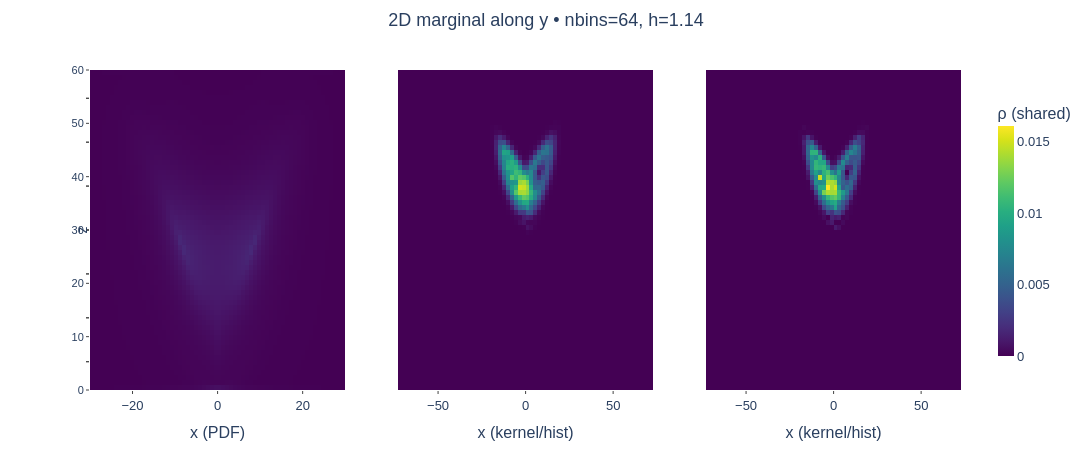

The cell this chart's notebook holds for it:
### Code cell
plt = plot_marginal_compare(sol_basic, base_params; nbins=64, axis=:y)
display(plt)

### Figure 1 — Plotly figure (JSON) as saved in the notebook; plotly's stock layout.template omitted (floating-point values rounded to 4 significant figures; data arrays with more than 128 entries replaced by an {"elided": "..."} marker saying what was removed)
{"data": [{"colorbar": {"len": 0.85, "thickness": 16, "title": "ρ (shared)", "x": 1.02}, "colorscale": "Viridis", "name": "PDF", "showscale": true, "transpose": true, "type": "heatmap", "x": [-29.53, -28.59, -27.66, -26.72, -25.78, -24.84, -23.91, -22.97, -22.03, -21.09, -20.16, -19.22, -18.28, -17.34, -16.41, -15.47, -14.53, -13.59, -12.66, -11.72, -10.78, -9.844, -8.906, -7.969, -7.031, -6.094, -5.156, -4.219, -3.281, -2.344, -1.406, -0.4688, 0.4688, 1.406, 2.344, 3.281, 4.219, 5.156, 6.094, 7.031, 7.969, 8.906, 9.844, 10.78, 11.72, 12.66, 13.59, 14.53, 15.47, 16.41, 17.34, 18.28, 19.22, 20.16, 21.09, 22.03, 22.97, 23.91, 24.84, 25.78, 26.72, 27.66, 28.59, 29.53], "y": [0.4688, 1.406, 2.344, 3.281, 4.219, 5.156, 6.094, 7.031, 7.969, 8.906, 9.844, 10.78, 11.72, 12.66, 13.59, 14.53, 15.47, 16.41, 17.34, 18.28, 19.22, 20.16, 21.09, 22.03, 22.97, 23.91, 24.84, 25.78, 26.72, 27.66, 28.59, 29.53, 30.47, 31.41, 32.34, 33.28, 34.22, 35.16, 36.09, 37.03, 37.97, 38.91, 39.84, 40.78, 41.72, 42.66, 43.59, 44.53, 45.47, 46.41, 47.34, 48.28, 49.22, 50.16, 51.09, 52.03, 52.97, 53.91, 54.84, 55.78, 56.72, 57.66, 58.59, 59.53], "z": {"elided": "64x64 float values"}, "zauto": false, "zmax": 0.0161, "zmin": 0}, {"colorscale": "Viridis", "name": "Kernel", "showscale": false, "transpose": true, "type": "heatmap", "x": [-71.75, -69.47, -67.2, -64.92, -62.64, -60.36, -58.08, -55.81, -53.53, -51.25, -48.97, -46.7, -44.42, -42.14, -39.86, -37.58, -35.31, -33.03, -30.75, -28.47, -26.19, -23.92, -21.64, -19.36, -17.08, -14.81, -12.53, -10.25, -7.972, -5.695, -3.417, -1.139, 1.139, 3.417, 5.695, 7.972, 10.25, 12.53, 14.81, 17.08, 19.36, 21.64, 23.92, 26.19, 28.47, 30.75, 33.03, 35.31, 37.58, 39.86, 42.14, 44.42, 46.7, 48.97, 51.25, 53.53, 55.81, 58.08, 60.36, 62.64, 64.92, 67.2, 69.47, 71.75], "xaxis": "x2", "y": [-71.75, -69.47, -67.2, -64.92, -62.64, -60.36, -58.08, -55.81, -53.53, -51.25, -48.97, -46.7, -44.42, -42.14, -39.86, -37.58, -35.31, -33.03, -30.75, -28.47, -26.19, -23.92, -21.64, -19.36, -17.08, -14.81, -12.53, -10.25, -7.972, -5.695, -3.417, -1.139, 1.139, 3.417, 5.695, 7.972, 10.25, 12.53, 14.81, 17.08, 19.36, 21.64, 23.92, 26.19, 28.47, 30.75, 33.03, 35.31, 37.58, 39.86, 42.14, 44.42, 46.7, 48.97, 51.25, 53.53, 55.81, 58.08, 60.36, 62.64, 64.92, 67.2, 69.47, 71.75], "yaxis": "y2", "z": {"elided": "64x64 float values"}, "zauto": false, "zmax": 0.0161, "zmin": 0}, {"colorscale": "Viridis", "name": "Histogram", "showscale": false, "transpose": true, "type": "heatmap", "x": [-71.75, -69.47, -67.2, -64.92, -62.64, -60.36, -58.08, -55.81, -53.53, -51.25, -48.97, -46.7, -44.42, -42.14, -39.86, -37.58, -35.31, -33.03, -30.75, -28.47, -26.19, -23.92, -21.64, -19.36, -17.08, -14.81, -12.53, -10.25, -7.972, -5.695, -3.417, -1.139, 1.139, 3.417, 5.695, 7.972, 10.25, 12.53, 14.81, 17.08, 19.36, 21.64, 23.92, 26.19, 28.47, 30.75, 33.03, 35.31, 37.58, 39.86, 42.14, 44.42, 46.7, 48.97, 51.25, 53.53, 55.81, 58.08, 60.36, 62.64, 64.92, 67.2, 69.47, 71.75], "xaxis": "x3", "y": [-71.75, -69.47, -67.2, -64.92, -62.64, -60.36, -58.08, -55.81, -53.53, -51.25, -48.97, -46.7, -44.42, -42.14, -39.86, -37.58, -35.31, -33.03, -30.75, -28.47, -26.19, -23.92, -21.64, -19.36, -17.08, -14.81, -12.53, -10.25, -7.972, -5.695, -3.417, -1.139, 1.139, 3.417, 5.695, 7.972, 10.25, 12.53, 14.81, 17.08, 19.36, 21.64, 23.92, 26.19, 28.47, 30.75, 33.03, 35.31, 37.58, 39.86, 42.14, 44.42, 46.7, 48.97, 51.25, 53.53, 55.81, 58.08, 60.36, 62.64, 64.92, 67.2, 69.47, 71.75], "yaxis": "y3", "z": {"elided": "64x64 float values"}, "zauto": false, "zmax": 0.0161, "zmin": 0}], "layout": {"annotations": [{"font": {"size": 14}, "showarrow": false, "text": "z", "textangle": -90, "x": -0.02, "xref": "paper", "y": 0.5, "yref": "paper"}], "font": {"family": "Helvetica", "size": 13}, "height": 460, "margin": {"b": 70, "l": 90, "r": 110, "t": 70}, "paper_bgcolor": "rgba(0,0,0,0)", "plot_bgcolor": "rgba(0,0,0,0)", "showlegend": false, "title": {"font": {"size": 18}, "text": "2D marginal along y • nbins=64, h=1.14", "x": 0.5, "xanchor": "center", "y": 0.97}, "width": 1400, "xaxis": {"domain": [0, 0.29], "showgrid": false, "ticklen": 3, "ticks": "outside", "title": "x (PDF)", "zeroline": false}, "xaxis2": {"domain": [0.35, 0.64], "showgrid": false, "ticklen": 3, "ticks": "outside", "title": "x (kernel/hist)", "zeroline": false}, "xaxis3": {"domain": [0.7, 0.99], "showgrid": false, "ticklen": 3, "ticks": "outside", "title": "x (kernel/hist)", "zeroline": false}, "yaxis": {"domain": [0, 1], "showgrid": false, "tickfont": {"size": 11}, "ticklen": 3, "ticks": "outside", "zeroline": false}, "yaxis2": {"domain": [0, 1], "showgrid": false, "showticklabels": false, "ticklen": 3, "ticks": "outside", "zeroline": false}, "yaxis3": {"domain": [0, 1], "showgrid": false, "showticklabels": false, "ticklen": 3, "ticks": "outside", "zeroline": false}}}
